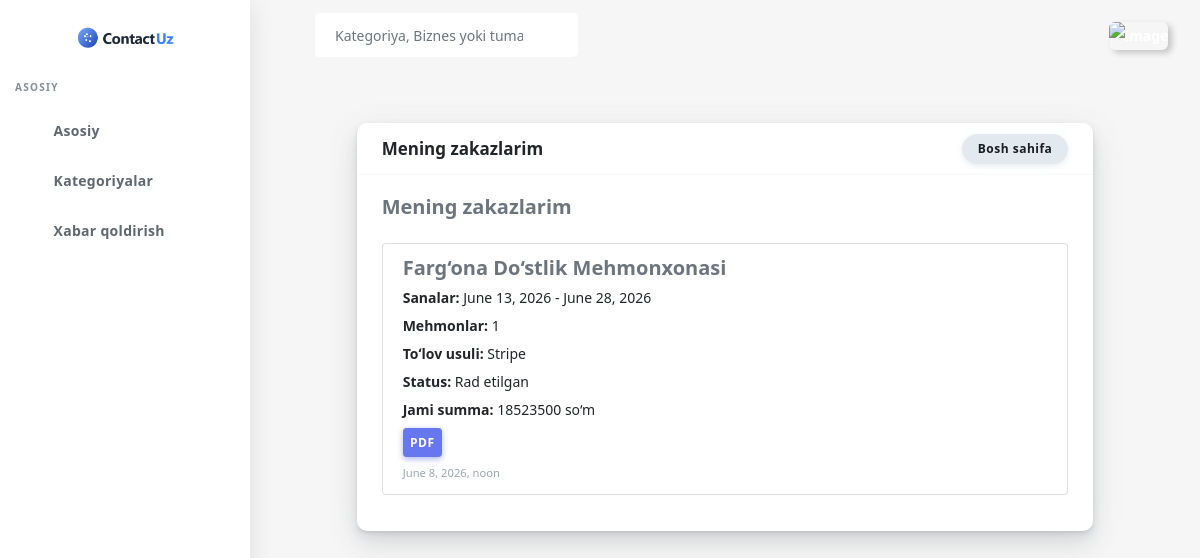
Before: /my_bookings (signed in) with the older database file.
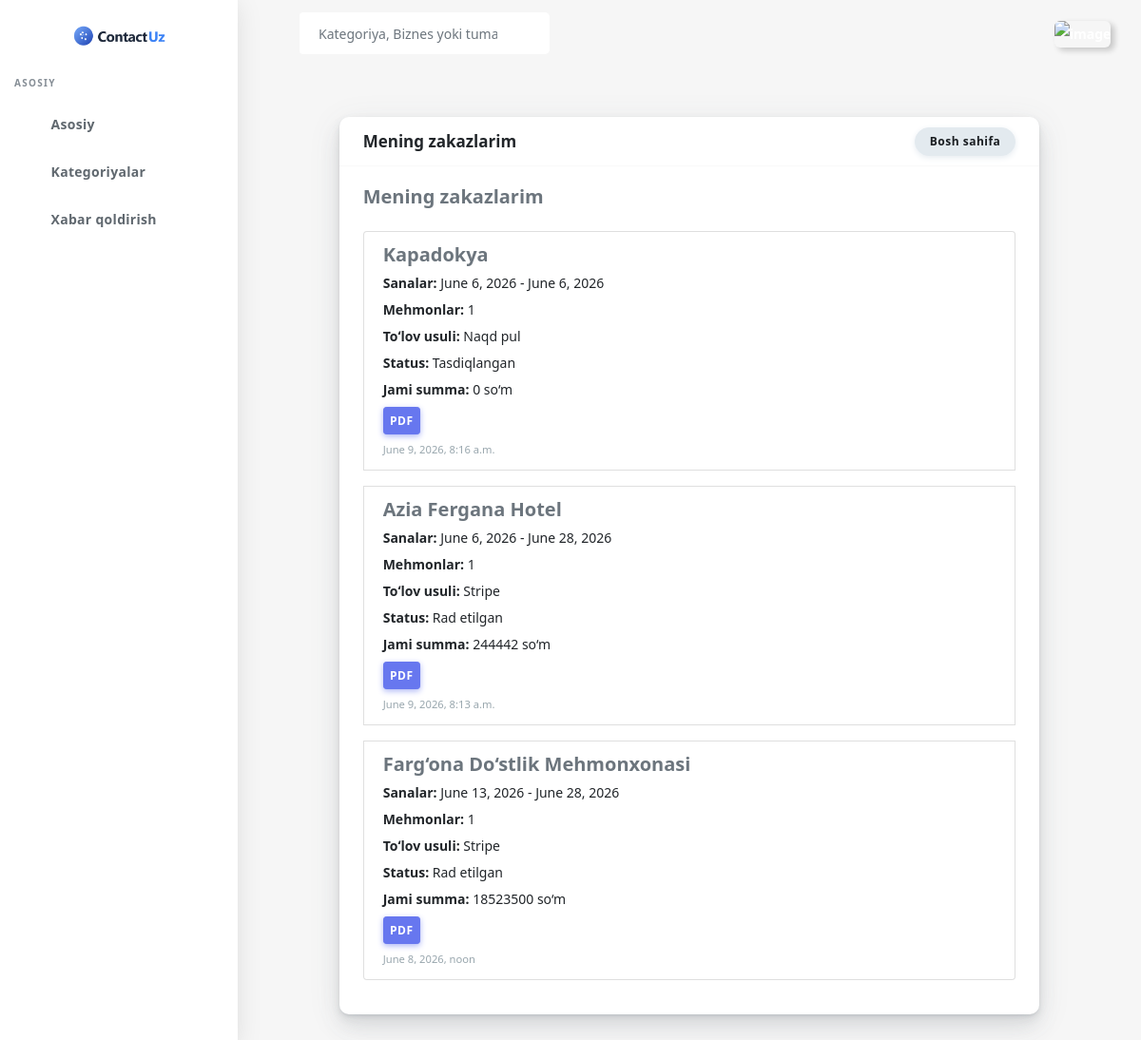
After: the same page with the newer database file.
### main/models.py (models this page shows, shortened)
class Booking(models.Model):
    STATUS_CHOICES = [
        ('pending', 'Kutish'),
        ('confirmed', 'Tasdiqlangan'),
        ('paid', 'Toʻlangan'),
        ('failed', 'Rad etilgan'),
    ]
    PAYMENT_METHODS = [
        ('cash', 'Naqd pul'),
        ('stripe', 'Stripe'),
        ('click', 'Click'),
        ('payme', 'Payme'),
    ]
    BOOKING_TYPES = [
        ('reservation', 'Joyda rezerv'),
        ('delivery', 'Dostafka'),
    ]
    user = models.ForeignKey(User, on_delete=models.CASCADE)
    business = models.ForeignKey(Business, on_delete=models.CASCADE)
    check_in = models.DateField()
    check_out = models.DateField()
    guests = models.PositiveIntegerField(default=1)
    passport_series = models.CharField(max_length=50, blank=True, null=True)
    jshshr = models.CharField(max_length=25, blank=True, null=True)
    total_price = models.DecimalField(max_digits=10, decimal_places=2)
    payment_method = models.CharField(max_length=20, choices=PAYMENT_METHODS)
    booking_type = models.CharField(max_length=20, choices=BOOKING_TYPES, default='reservation')
    status = models.CharField(max_length=20, choices=STATUS_CHOICES, default='pending')
    external_id = models.CharField(max_length=255, blank=True, null=True)
    gateway_response = models.JSONField(blank=True, null=True)
    created_at = models.DateTimeField(auto_now_add=True)
    paid_at = models.DateTimeField(null=True, blank=True)
    seats = models.PositiveIntegerField(default=1)
    reservation_area = models.CharField(max_length=100, blank=True, null=True)
    reservation_time = models.TimeField(blank=True, null=True)
    room_type = models.CharField(max_length=100, blank=True, null=True)
    delivery_address = models.TextField(blank=True, null=True)
    contact_phone = models.CharField(max_length=20, blank=True, null=True)

class Business(models.Model):
    user = models.ForeignKey(User, on_delete=models.SET_NULL, null=True, blank=True)
    name = models.CharField(max_length=200)
    category = models.ForeignKey(BusinessCategory, on_delete=models.CASCADE)
    region = models.ForeignKey(Region, on_delete=models.CASCADE)
    district = models.ForeignKey(District, on_delete=models.CASCADE)
    address = models.TextField()
    location = models.CharField(max_length=255, blank=True, null=True)
    owner_first_name = models.CharField(max_length=100, blank=True, null=True)
    owner_last_name = models.CharField(max_length=100, blank=True, null=True)
    owner_passport = models.CharField(max_length=100, blank=True, null=True)
    phone = models.CharField(max_length=20)
    price = models.DecimalField(max_digits=10, decimal_places=2, default=0)
    website = models.URLField(blank=True, null=True)
    instagram = models.URLField(blank=True, null=True)
    commission_percentage = models.DecimalField(max_digits=5, decimal_places=2, default=0)
    image = models.ImageField(upload_to='business/', null=True, blank=True)

### main/views.py (the view)
# urls.py: path('my_bookings', views.my_bookings, name='my_bookings'),
@login_required(login_url='log_in')
def my_bookings(request):
    bookings = models.Booking.objects.filter(user=request.user).select_related('business').order_by('-created_at')
    active_bookings = bookings.exclude(status='failed')
    return render(request, 'bussines/bookings.html', {
        'bookings': bookings,
        'active_bookings': active_bookings,
    })

### templates/bussines/bookings.html
{% extends 'base.html' %}
{% block content %}
{% load static %}
<div class="main-content">
    <section class="section">
        <div class="row">
            <div class="col-md-10 mx-auto">
                <div class="card">
                    <div class="card-header d-flex justify-content-between align-items-center">
                        <h4>Mening zakazlarim</h4>
                        <a href="{% url 'home' %}" class="btn btn-light">Bosh sahifa</a>
                    </div>
                    <div class="card-body">
                        <h5 class="mb-4">Mening zakazlarim</h5>
                        {% if bookings %}
                            <div class="list-group">
                                {% for booking in bookings %}
                                    <div class="list-group-item mb-3">
                                        <h5 class="mb-1">{{ booking.business.name }}</h5>
                                        <p class="mb-1">
                                            <strong>Sanalar:</strong> {{ booking.check_in }} - {{ booking.check_out }}<br>
                                            <strong>Mehmonlar:</strong> {{ booking.guests }}<br>
                                            <strong>Toʻlov usuli:</strong> {{ booking.get_payment_method_display }}<br>
                                            <strong>Status:</strong> {{ booking.get_status_display }}<br>
                                            <strong>Jami summa:</strong> {{ booking.total_price|floatformat:0 }} so‘m
                                        </p>
                                        <a href="{% url 'booking_pdf' booking.id %}" class="btn btn-sm btn-primary">PDF</a>
                                        <small class="text-muted d-block mt-2">{{ booking.created_at }}</small>
                                    </div>
                                {% endfor %}
                            </div>
                        {% else %}
                            <div class="alert alert-info">Sizda hozircha hech qanday zakaz yo'q.</div>
                        {% endif %}
                    </div>
                </div>
            </div>
        </div>
    </section>
</div>
{% endblock %}

### templates/base.html (shortened to what this page needs)
<!DOCTYPE html>
{% load static %}
<html lang="en">
<head>
    <link rel="stylesheet" href="{% static 'assets/css/app.min.css' %}">
    <link rel="stylesheet" href="{% static 'assets/bundles/prism/prism.css' %}">
    <link rel="stylesheet" href="{% static 'assets/bundles/izitoast/css/iziToast.min.css' %}">
    <link rel="stylesheet" href="{% static 'assets/css/style.css' %}">
    <link rel="stylesheet" href="{% static 'assets/css/components.css' %}">
    <link rel="stylesheet" href="{% static 'assets/css/custom.css' %}">
</head>
<body>
<div id="app">
    <div class="main-wrapper main-wrapper-1">
        <div class="navbar-bg"></div>
        <nav class="navbar navbar-expand-lg main-navbar sticky">
            <div class="form-inline mr-auto">
                <ul class="navbar-nav mr-3">
                    <li><a href="#" data-toggle="sidebar" class="nav-link nav-link-lg
									collapse-btn"> </a></li>
                    <li><a href="#" class="nav-link nav-link-lg fullscreen-btn">
                    </a></li>
                    <li>
                        <form class="form-inline mr-auto" action="{% url 'search' %}" method="get">
                            <div class="search-element">
                                <input class="form-control" name="q" type="search"
                                       placeholder="Kategoriya, Biznes yoki tuman nomi..." aria-label="Search"
                                       data-width="200">
                                <button class="btn" type="submit">
                                    <i class="fas fa-search"></i>
                                </button>
                            </div>
                        </form>
                    </li>
                </ul>
            </div>
            <ul class="navbar-nav navbar-right">
                <li class="dropdown"><a href="#" data-toggle="dropdown"
                                        class="nav-link dropdown-toggle nav-link-lg nav-link-user"> <img alt="image"
                                                                                                         src="{% static 'assets/img/user4.png' %}"
                                                                                                         class="user-img-radious-style">
                    </a>
                </li>
            </ul>
        </nav>
        <div class="main-sidebar sidebar-style-2">
            <aside id="sidebar-wrapper">
                <div class="sidebar-brand">
                    <a href="{% url 'home' %}"> <img alt="image" src="{% static 'assets/img/img_2.png' %}"
                                                     class="header-logo"/>
                    </a>
                </div>
<ul class="sidebar-menu">
    <li class="menu-header">Asosiy</li>
    <li class="dropdown {% if request.resolver_match.url_name == 'home' %}active{% endif %}">
        <a href="{% url 'home' %}" class="nav-link">
            <span>Asosiy</span>
        </a>
    </li>
    <li class="dropdown {% if request.resolver_match.url_name == 'business_category' %}active{% endif %}">
        <a href="{% url 'business_category' %}" class="nav-link">
            <span>Kategoriyalar</span>
        </a>
    </li>
        <li class="dropdown {% if request.resolver_match.url_name == 'contact_us' %}active{% endif %}">
        <a href="{% url 'contact_us' %}" class="nav-link">
            <span>Xabar qoldirish</span>
        </a>
    </li>
</ul>
            </aside>
        </div>
        {% block content %}
        {% endblock %}
    </div>
</div>
</body>
</html>

Changed rows visible on the page:
added Booking: business.name "Kapadokya", check_in "June 6, 2026", check_out "June 6, 2026", guests "1", payment_method "Naqd pul", status "Tasdiqlangan", total_price "0", created_at "June 9, 2026, 8:16 a.m."
added Booking: business.name "Azia Fergana Hotel", check_in "June 6, 2026", check_out "June 28, 2026", guests "1", payment_method "Stripe", status "Rad etilgan", total_price "244442", created_at "June 9, 2026, 8:13 a.m."
